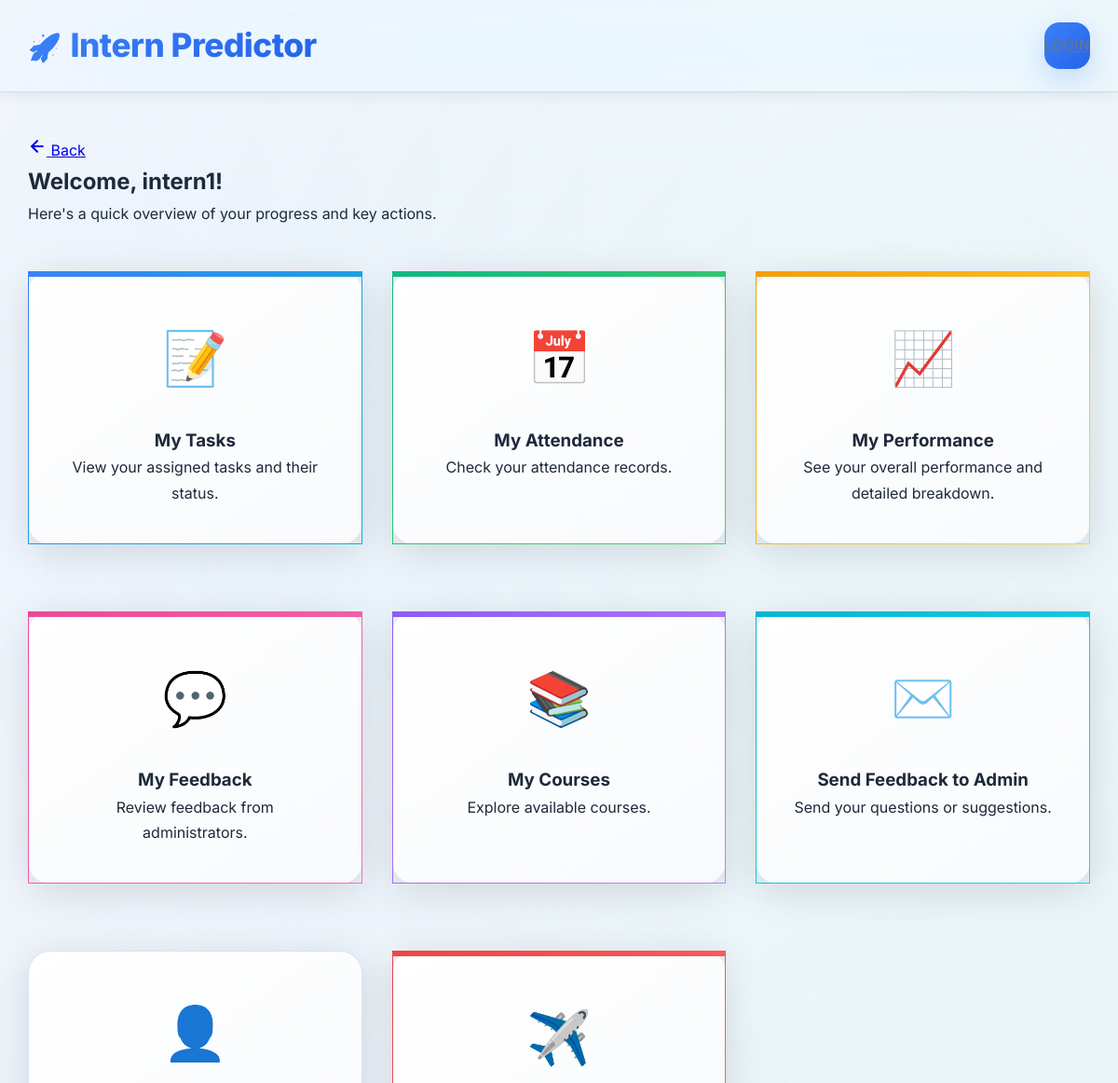
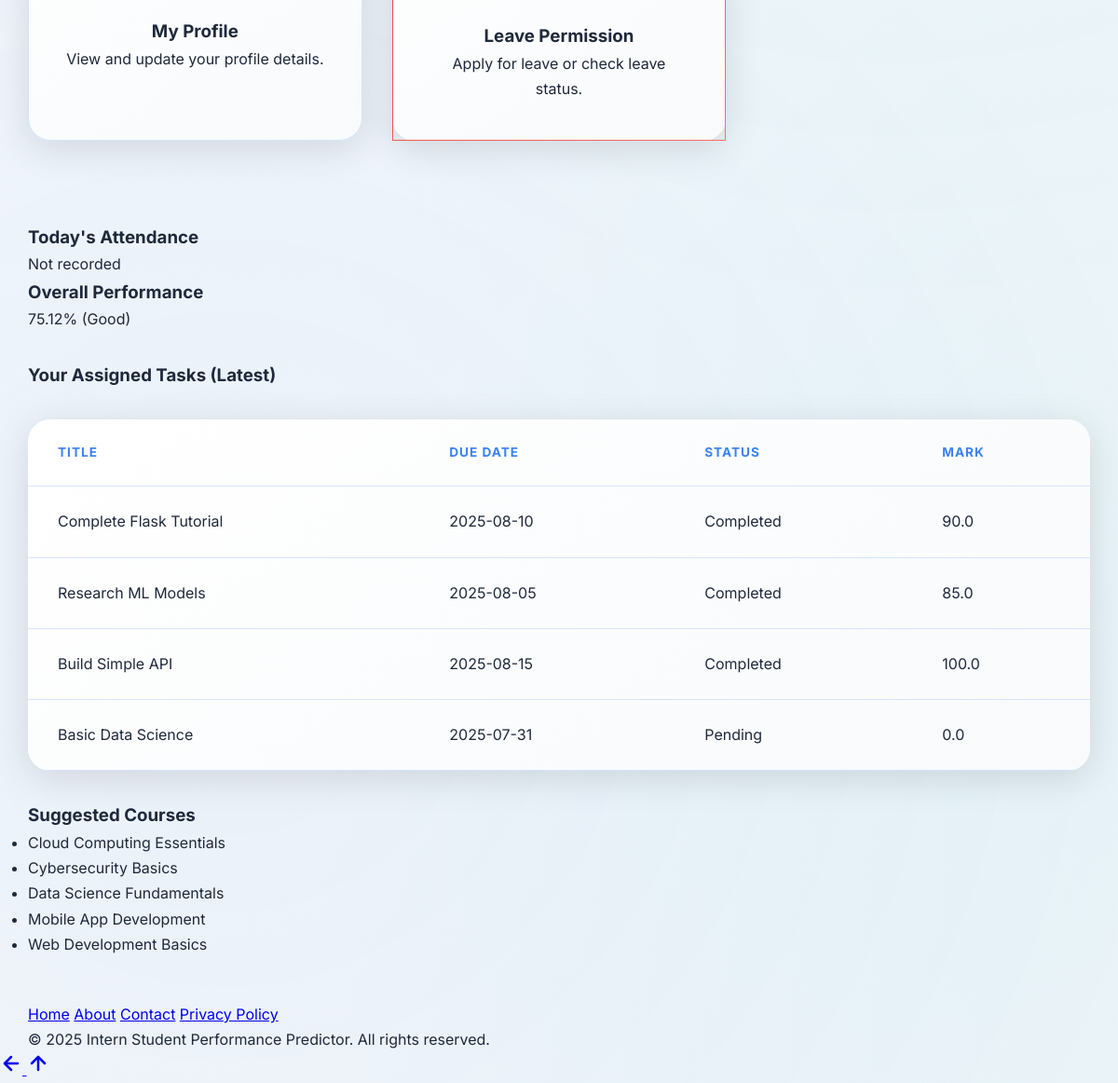
The page /student/dashboard (signed in) on the database its author committed (2 pictures, top to bottom).
### tables this page shows
CREATE TABLE feedback (
            id INTEGER PRIMARY KEY AUTOINCREMENT,
            task_id INTEGER, -- Can be NULL if general feedback
            student_id INTEGER NOT NULL, -- Link to student
            admin_id INTEGER NOT NULL, -- FK to users.id (admin)
            score REAL, -- e.g., 1-10 (general feedback score) - this might be redundant with category now
            comments TEXT,
            feedback_date TEXT NOT NULL, -- YYYY-MM-DD
            feedback_category TEXT, -- Re-added: 'Excellent', 'Good', 'Average', 'Poor'
            FOREIGN KEY (task_id) REFERENCES tasks(id),
            FOREIGN KEY (student_id) REFERENCES students(id),
            FOREIGN KEY (admin_id) REFERENCES users(id)
        );

CREATE TABLE tasks (
            id INTEGER PRIMARY KEY AUTOINCREMENT,
            student_id INTEGER NOT NULL, -- FK to students.id
            course_id INTEGER, -- New: Link task to a course
            title TEXT NOT NULL,
            description TEXT,
            due_date TEXT,
            status TEXT DEFAULT 'pending', -- 'pending', 'completed', 'overdue'
            mark REAL DEFAULT 0, -- Task mark (0-100)
            FOREIGN KEY (student_id) REFERENCES students(id),
            FOREIGN KEY (course_id) REFERENCES courses(id)
        );

CREATE TABLE courses (
            id INTEGER PRIMARY KEY AUTOINCREMENT,
            name TEXT UNIQUE NOT NULL,
            total_expected_tasks INTEGER DEFAULT 10 -- New: For course completion calculation
        );

### isp/backend/app.py (the view)
@app.route('/student/dashboard')
def intern_dashboard():
    if not is_intern_logged_in():
        return redirect(url_for('login'))
    conn = sqlite3.connect(DATABASE)
    cursor = conn.cursor()
    cursor.execute("SELECT id, name, email FROM students WHERE user_id = ?", (session['user_id'],))
    student_data_row = cursor.fetchone()
    assigned_tasks = []
    suggested_courses = []
    today_attendance_status = "Not Recorded"
    overall_performance_data = {'overall_score': 0, 'category': 'N/A'}
    student_profile_data = {} # To hold profile details
    if student_data_row:
        current_student_db_id = student_data_row[0]
        student_profile_data = {
            'id': current_student_db_id, # Use actual DB ID here for consistency
            'name': student_data_row[1],
            'email': student_data_row[2]
        }
        cursor.execute("SELECT title, description, due_date, status, mark FROM tasks WHERE student_id = ?", (current_student_db_id,))
        assigned_tasks = cursor.fetchall()
        cursor.execute("SELECT name FROM courses ORDER BY name")
        suggested_courses = [row[0] for row in cursor.fetchall()]
        today_date = datetime.now().strftime('%Y-%m-%d')
        cursor.execute("SELECT status FROM attendance WHERE student_id = ? AND date = ?", (current_student_db_id, today_date))
        attendance_result = cursor.fetchone()
        if attendance_result:
            today_attendance_status = attendance_result[0]
        overall_performance_data = calculate_overall_performance_score(current_student_db_id)
    conn.close()
    return render_template('intern_dashboard.html',
                           username=session['username'],
                           tasks=assigned_tasks,
                           suggested_courses=suggested_courses,
                           today_attendance_status=today_attendance_status,
                           predicted_performance=overall_performance_data['category'], # Pass category for card
                           overall_score=overall_performance_data['overall_score'], # Pass score for progress bar
                           student_profile_data=student_profile_data)

### isp/backend/app.py (called while the page is built)
def is_intern_logged_in():
    return 'role' in session and session['role'] == 'intern'

def calculate_attendance_rate(student_db_id):
    conn = sqlite3.connect(DATABASE)
    cursor = conn.cursor()
    cursor.execute("SELECT COUNT(*) FROM attendance WHERE student_id = ?", (student_db_id,))
    total_days = cursor.fetchone()[0]
    cursor.execute("SELECT COUNT(*) FROM attendance WHERE student_id = ? AND status = 'present'", (student_db_id,))
    present_days = cursor.fetchone()[0]
    conn.close()
    return present_days / total_days if total_days > 0 else 0.0

def calculate_average_task_mark(student_db_id):
    conn = sqlite3.connect(DATABASE)
    cursor = conn.cursor()
    cursor.execute("SELECT AVG(mark) FROM tasks WHERE student_id = ? AND status = 'completed'", (student_db_id,))
    avg_mark = cursor.fetchone()[0]
    conn.close()
    return avg_mark if avg_mark is not None else 0.0

def calculate_average_feedback_score_numeric(student_db_id):
    conn = sqlite3.connect(DATABASE)
    cursor = conn.cursor()
    feedback_category_map = {'Poor': 0, 'Average': 1, 'Good': 2, 'Excellent': 3}
    cursor.execute("SELECT feedback_category FROM feedback WHERE student_id = ?", (student_db_id,))
    feedback_categories = cursor.fetchall()
    numeric_values = []
    for category_tuple in feedback_categories:
        category = category_tuple[0]
        if category in feedback_category_map:
            numeric_values.append(feedback_category_map[category])
    conn.close()
    avg_numeric = np.mean(numeric_values) if numeric_values else 0.0
    return (avg_numeric / 3.0) * 100.0 # Scale to 0-100

def calculate_average_behaviour_rating(student_db_id):
    conn = sqlite3.connect(DATABASE)
    cursor = conn.cursor()
    cursor.execute("SELECT AVG(rating) FROM behaviour_ratings WHERE student_id = ?", (student_db_id,))
    avg_rating = cursor.fetchone()[0]
    conn.close()
    return ((avg_rating - 1) / 4.0) * 100.0 if avg_rating is not None else 0.0

### isp/backend/templates/intern_dashboard.html (shortened to what this page needs)
{% extends "base.html" %}
{% block content %}
    <h2>Welcome, {{ username }}!</h2>
    <p>Here's a quick overview of your progress and key actions.</p>
    <div class="dashboard-cards">
        <a href="{{ url_for('intern_tasks') }}" class="card" data-color="blue">
            <div class="icon">📝</div>
            <h3>My Tasks</h3>
            <p>View your assigned tasks and their status.</p>
        </a>
        <a href="{{ url_for('intern_attendance') }}" class="card" data-color="green">
            <div class="icon">📅</div>
            <h3>My Attendance</h3>
            <p>Check your attendance records.</p>
        </a>
        <a href="{{ url_for('intern_performance') }}" class="card" data-color="orange">
            <div class="icon">📈</div>
            <h3>My Performance</h3>
            <p>See your overall performance and detailed breakdown.</p>
        </a>
        <a href="{{ url_for('intern_feedback') }}" class="card" data-color="pink">
            <div class="icon">💬</div>
            <h3>My Feedback</h3>
            <p>Review feedback from administrators.</p>
        </a>
        <a href="{{ url_for('intern_courses') }}" class="card" data-color="purple">
            <div class="icon">📚</div>
            <h3>My Courses</h3>
            <p>Explore available courses.</p>
        </a>
        <a href="{{ url_for('intern_send_feedback') }}" class="card" data-color="teal">
            <div class="icon">✉️</div>
            <h3>Send Feedback to Admin</h3>
            <p>Send your questions or suggestions.</p>
        </a>
        <a href="{{ url_for('intern_profile') }}" class="card" data-color="gray">
            <div class="icon">👤</div>
            <h3>My Profile</h3>
            <p>View and update your profile details.</p>
        </a>
        <a href="{{ url_for('intern_leave_permission') }}" class="card" data-color="red">
            <div class="icon">✈️</div>
            <h3>Leave Permission</h3>
            <p>Apply for leave or check leave status.</p>
        </a>
    </div>
    <div class="dashboard-stats">
        <div class="stat-card">
            <h3>Today's Attendance</h3>
            <p>{{ today_attendance_status|capitalize }}</p>
        </div>
        <div class="stat-card">
            <h3>Overall Performance</h3>
            <p>{{ overall_score }}% ({{ predicted_performance }})</p>
        </div>
    </div>
    <div class="info-section" style="margin-top: 30px;">
        <h3>Your Assigned Tasks (Latest)</h3>
        {% if tasks %}
            <table>
                <thead>
                    <tr>
                        <th>Title</th>
                        <th>Due Date</th>
                        <th>Status</th>
                        <th>Mark</th>
                    </tr>
                </thead>
                <tbody>
                    {% for task in tasks %}
                        <tr>
                            <td>{{ task[0] }}</td>
                            <td>{{ task[2] }}</td>
                            <td>{{ task[3]|capitalize }}</td>
                            <td>{{ task[4] if task[4] is not none else 'N/A' }}</td>
                        </tr>
                    {% endfor %}
                </tbody>
            </table>
        {% else %}
            <p>No tasks assigned to you yet.</p>
        {% endif %}
    </div>
    <div class="info-section" style="margin-top: 30px;">
        <h3>Suggested Courses</h3>
        {% if suggested_courses %}
            <ul>
                {% for course in suggested_courses %}
                    <li>{{ course }}</li>
                {% endfor %}
            </ul>
        {% else %}
            <p>No courses available at the moment.</p>
        {% endif %}
    </div>
{% endblock %}

### isp/backend/templates/base.html (shortened to what this page needs)
<!DOCTYPE html>
<html lang="en">
<head>
    <link rel="stylesheet" href="{{ url_for('static', filename='css/style.css') }}">
</head>
<body data-role="{{ session.get('role', 'intern') }}">
    <header class="header">
        <div class="container">
            <div class="flex">
                <div class="logo">
                    <a href="{{ url_for('admin_dashboard') if session.get('role') == 'admin' else url_for('intern_dashboard') }}">Intern Predictor</a>
                </div>
                <nav class="nav-links">
                    {% if session.logged_in %}
                        {% if session.role == 'admin' %}
                            <a href="{{ url_for('admin_dashboard') }}">Dashboard</a>
                            <a href="{{ url_for('student_list') }}">Students</a>
                            <a href="{{ url_for('add_courses') }}">Courses</a>
                            <a href="{{ url_for('add_task') }}">Assign Task</a>
                            <a href="{{ url_for('admin_complete_tasks') }}">Complete Tasks</a>
                            <a href="{{ url_for('attendance') }}">Attendance</a>
                            <a href="{{ url_for('admin_performance_overview') }}">Performance</a>
                        {% elif session.role == 'intern' %}
                            <a href="{{ url_for('intern_dashboard') }}">Dashboard</a>
                            <a href="{{ url_for('intern_tasks') }}">Tasks</a>
                            <a href="{{ url_for('intern_attendance') }}">Attendance</a>
                            <a href="{{ url_for('intern_courses') }}">Courses</a>
                            <a href="{{ url_for('intern_performance') }}">Performance</a>
                            <a href="{{ url_for('intern_profile') }}">Profile</a>
                        {% endif %}
                        <a href="{{ url_for('logout') }}" class="btn btn-danger">Logout</a>
                    {% else %}
                        <a href="{{ url_for('login') }}" class="btn btn-primary">Login</a>
                    {% endif %}
                </nav>
            </div>
        </div>
    </header>
    <main class="main-content">
        <div class="container">
            <a href="javascript:history.back()" class="btn-back-top" title="Go Back">
                <svg xmlns="http://www.w3.org/2000/svg" width="20" height="20" viewBox="0 0 24 24" fill="none" stroke="currentColor" stroke-width="2.5" stroke-linecap="round" stroke-linejoin="round"><line x1="19" y1="12" x2="5" y2="12"></line><polyline points="12 19 5 12 12 5"></polyline></svg>
                <span>Back</span>
            </a>
            {% block content %}{% endblock %}
        </div>
    </main>
    <footer class="footer">
        <div class="container">
            <div class="footer-links">
                <a href="#">Home</a>
                <a href="#">About</a>
                <a href="#">Contact</a>
                <a href="#">Privacy Policy</a>
            </div>
            <p>&copy; 2025 Intern Student Performance Predictor. All rights reserved.</p>
        </div>
    </footer>
    <div class="fab-container">
        <a href="javascript:history.back()" class="fab fab-back" title="Go Back">
            <svg xmlns="http://www.w3.org/2000/svg" width="24" height="24" viewBox="0 0 24 24" fill="none" stroke="currentColor" stroke-width="2.5" stroke-linecap="round" stroke-linejoin="round"><line x1="19" y1="12" x2="5" y2="12"></line><polyline points="12 19 5 12 12 5"></polyline></svg>
        </a>
        <a href="#" class="fab fab-scroll-top" id="scrollTopBtn" title="Scroll to Top">
            <svg xmlns="http://www.w3.org/2000/svg" width="24" height="24" viewBox="0 0 24 24" fill="none" stroke="currentColor" stroke-width="2.5" stroke-linecap="round" stroke-linejoin="round"><line x1="12" y1="19" x2="12" y2="5"></line><polyline points="5 12 12 5 19 12"></polyline></svg>
        </a>
    </div>
</body>
</html>

### rows shown on the page
feedback: feedback_category "Good"
tasks: title "Complete Flask Tutorial", due_date "2025-08-10", status "Completed", mark "90.0"
tasks: title "Research ML Models", due_date "2025-08-05", status "Completed", mark "85.0"
tasks: title "Build Simple API", due_date "2025-08-15", status "Completed", mark "100.0"
tasks: title "Basic Data Science", due_date "2025-07-31", status "Pending", mark "0.0"
courses: name "Cloud Computing Essentials"
courses: name "Cybersecurity Basics"
courses: name "Data Science Fundamentals"
courses: name "Mobile App Development"
courses: name "Web Development Basics"

### other values the page prints
{{ username }} "intern1"
{{ today_attendance_status|capitalize }} "Not recorded"
{{ overall_score }} "75.12"
